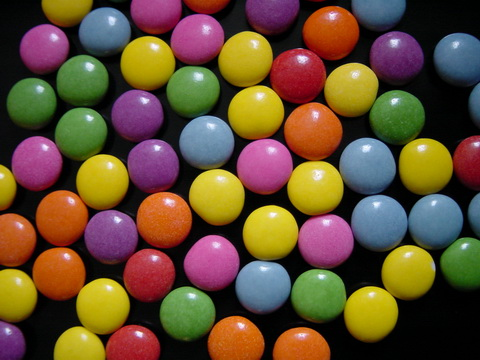
#> input picture PARCIAL 2/colors.jpg, 480 x 360 px
$ jupyter execute Identificacion_y_conteo_por_color.ipynb
#> lines starting #> are read from the running program, lines starting #| are printed output that depends on the picture; after the words box and inside, x2 and y2 are one past the last pixel; in counts of white or black regions, pixels touching at a corner belong together
**UNIVERSIDAD NACIONAL DE COLOMBIA**

*Leonar Santiago Castro Vizcaya*

*Brayan Valencia Quintero*

[cell 1]
import cv2
import numpy as np
import matplotlib.pyplot as plt
from google.colab.patches import cv2_imshow
import argparse

[cell 2]
path_image= 'colors.jpg'

img = cv2.imread(path_image)
#> img is the input picture: shape (360, 480, 3); mean B, G, R 49.7, 76.7, 100.3
img = np.array(img, dtype=np.uint8)
img = cv2.cvtColor(img,  cv2.COLOR_BGR2RGB) #Cambia el orden de los canales
imgHsv = cv2.cvtColor(img,  cv2.COLOR_BGR2HSV)
#> imgHsv: shape (360, 480, 3); mean H, S, V 84.3, 164.3, 111.6

plt.imshow(img)

[cell 3]
class detect_color():

  def __init__(self, path):
#> called with path = '/content/colors.jpg'
    self.img = cv2.imread(path_image)
    self.img = np.array(img, dtype=np.uint8)
    self.img = np.array(self.img, dtype=np.uint8)
    self.img = cv2.cvtColor(self.img,  cv2.COLOR_BGR2RGB) #Cambia el orden de los canales
    self.imgHsv = cv2.cvtColor(self.img,  cv2.COLOR_BGR2HSV)
#> self.imgHsv: shape (360, 480, 3); mean H, S, V 71.9, 164.3, 111.6

  def Corte(self, color):
#> called with color = 1
    if(color == 1):
      verde1 = np.array([40,0,20], np.uint8)
      verde2 = np.array([80,255,255], np.uint8)

      mask1 = cv2.inRange(self.imgHsv, verde1, verde2)
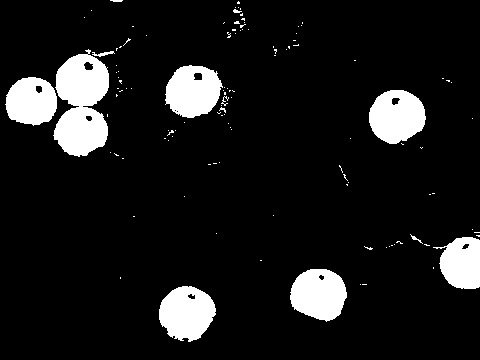
#> mask1: shape (360, 480); 10.2% white; 118 white regions (106 under 20 px), largest, box (x1, y1, x2, y2) and area: (53, 49, 109, 157) 4194, (159, 286, 216, 342) 2328, (369, 90, 426, 144) 2316
      maskverde = cv2.bitwise_and(self.imgHsv, self.imgHsv, mask = mask1)
#> maskverde: shape (360, 480, 3); mean H, S, V 5.2, 15.3, 11.8

      kernel = np.ones((8,8),np.uint8)

      img_hole = mask1 - np.random.randint(2,size=(mask1.shape[0],mask1.shape[1]),dtype=np.uint8)*255
      img_hole_removed = cv2.erode(cv2.dilate(img_hole,kernel),kernel)
#> img_hole_removed: shape (360, 480); values 1 (black) and 255 (white), 10.5% white; 59 white regions (50 under 20 px), largest, box (x1, y1, x2, y2) and area: (6, 51, 116, 158) 6494, (166, 66, 234, 119) 2552, (370, 91, 427, 146) 2332

      img_noise = img_hole_removed + np.random.randint(2,size=(img_hole_removed.shape[0],img_hole_removed.shape[1]),dtype=np.uint8)*255
      kernel = np.ones((5,5),np.uint8)
      mask2 = cv2.dilate(cv2.erode(img_noise,kernel),kernel)
      maskverde = cv2.bitwise_and(self.imgHsv, self.imgHsv, mask = mask2)
#> maskverde: shape (360, 480, 3); mean H, S, V 5.5, 15.8, 12
      SoloVerde = cv2.cvtColor(maskverde,  cv2.COLOR_HSV2RGB)
      img_color_detected = SoloVerde
      self.verde = SoloVerde

    if(color == 2):
      verde1 = np.array([25,0,20], np.uint8)
      verde2 = np.array([35,255,255], np.uint8)

      mask1 = cv2.inRange(self.imgHsv, verde1, verde2)
      maskverde = cv2.bitwise_and(self.imgHsv, self.imgHsv, mask = mask1)

      kernel = np.ones((7,7),np.uint8)

      img_hole = mask1 - np.random.randint(2,size=(mask1.shape[0],mask1.shape[1]),dtype=np.uint8)*255
      img_hole_removed = cv2.erode(cv2.dilate(img_hole,kernel),kernel)

      img_noise = img_hole_removed + np.random.randint(2,size=(img_hole_removed.shape[0],img_hole_removed.shape[1]),dtype=np.uint8)*255
      kernel = np.ones((5,5),np.uint8)
      mask2 = cv2.dilate(cv2.erode(img_noise,kernel),kernel)
      maskverde = cv2.bitwise_and(self.imgHsv, self.imgHsv, mask = mask2)
      SoloVerde = cv2.cvtColor(maskverde,  cv2.COLOR_HSV2RGB)
      img_color_detected = SoloVerde
      self.amarilla = SoloVerde


    if(color == 3):

      verde1 = np.array([145,100,41], np.uint8)
      verde2 = np.array([170,255,255], np.uint8)

      mask11 = cv2.inRange(imgHsv, verde1, verde2)
      maskverde = cv2.bitwise_and(imgHsv, imgHsv, mask = mask11)


      img_noise = mask11 + np.random.randint(2,size=(mask11.shape[0],mask11.shape[1]),dtype=np.uint8)*255

      kernel = np.ones((15,15),np.uint8)

      img_noise_removed = cv2.dilate(cv2.erode(img_noise,kernel),kernel)


      img_hole = img_noise_removed - np.random.randint(2,size=(img_noise_removed.shape[0],img_noise_removed.shape[1]),dtype=np.uint8)*255


      img_hole_removed = cv2.erode(cv2.dilate(img_hole,kernel),kernel)

      img_noise = img_hole_removed + np.random.randint(2,size=(img_hole_removed.shape[0],img_hole_removed.shape[1]),dtype=np.uint8)*255
      kernel = np.ones((5,5),np.uint8)
      mask2 = cv2.dilate(cv2.erode(img_noise,kernel),kernel)
      maskverde = cv2.bitwise_and(self.imgHsv, self.imgHsv, mask = mask2)
      SoloVerde = cv2.cvtColor(maskverde,  cv2.COLOR_HSV2RGB)
      img_color_detected = SoloVerde
      self.morado = SoloVerde
    return img_color_detected

  def Canvas(self):
    imagen = self.img
    verde = self.Corte(1)
    ama = self.Corte(2)
#> in Corte (call 2), `mask1 = cv2.inRange(self.imgHsv, verde1, verde2)`: mask1: shape (360, 480); 17.3% white; 83 white regions (66 under 20 px), largest, box (x1, y1, x2, y2) and area: (342, 240, 436, 339) 4510, (53, 278, 130, 360) 3578, (399, 133, 453, 195) 2305
#> in Corte (call 2), `maskverde = cv2.bitwise_and(self.imgHsv, self.imgHsv, mask = mask1)`: maskverde: shape (360, 480, 3); mean H, S, V 4.6, 38.7, 31.1
#> in Corte (call 2), `img_hole_removed = cv2.erode(cv2.dilate(img_hole,kernel),kernel)`: img_hole_removed: shape (360, 480); values 1 (black) and 255 (white), 17.7% white; 44 white regions (29 under 20 px), largest, box (x1, y1, x2, y2) and area: (342, 240, 436, 338) 4634, (217, 26, 284, 132) 4268, (53, 278, 130, 360) 3597
#> in Corte (call 2), `maskverde = cv2.bitwise_and(self.imgHsv, self.imgHsv, mask = mask2)`: maskverde: shape (360, 480, 3); mean H, S, V 4.8, 39.5, 32
    mor = self.Corte(3)
#> call 3 of Corte, with color = 3
#> in Corte (call 3), `mask11 = cv2.inRange(imgHsv, verde1, verde2)`: mask11: shape (360, 480); 5.4% white; 58 white regions (48 under 20 px), largest, box (x1, y1, x2, y2) and area: (111, 89, 164, 136) 1826, (84, 210, 138, 259) 1750, (127, 138, 179, 186) 1740
#> in Corte (call 3), `maskverde = cv2.bitwise_and(imgHsv, imgHsv, mask = mask11)`: maskverde: shape (360, 480, 3); mean H, S, V 8.2, 7.8, 6.3
#> in Corte (call 3), `img_noise = mask11 + np.random.randint(2,size=(mask11.shape[0],mask11...`:
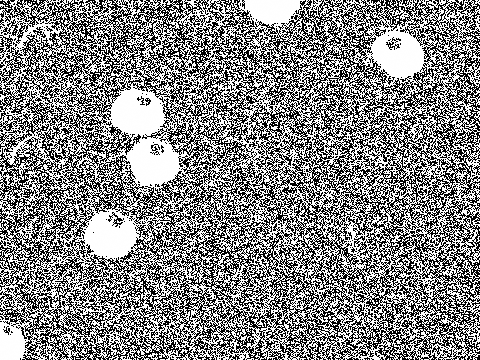
#> img_noise: shape (360, 480); min 0, max 255, mean 134.6
#> in Corte (call 3), `img_noise_removed = cv2.dilate(cv2.erode(img_noise,kernel),kernel)`: img_noise_removed: shape (360, 480); values 0 (black) and 254 (white), 4.3% white; 6 white regions, box (x1, y1, x2, y2) and area: (112, 91, 163, 134) 1656, (130, 144, 178, 184) 1491, (90, 221, 136, 257) 1364, (381, 38, 423, 77) 1264, (245, 0, 300, 23) 1049, (0, 333, 24, 360) 604
#> in Corte (call 3), `maskverde = cv2.bitwise_and(self.imgHsv, self.imgHsv, mask = mask2)`: maskverde: shape (360, 480, 3); mean H, S, V 6.7, 6.6, 5.1
#> in Corte (call 3), `SoloVerde = cv2.cvtColor(maskverde,  cv2.COLOR_HSV2RGB)`:
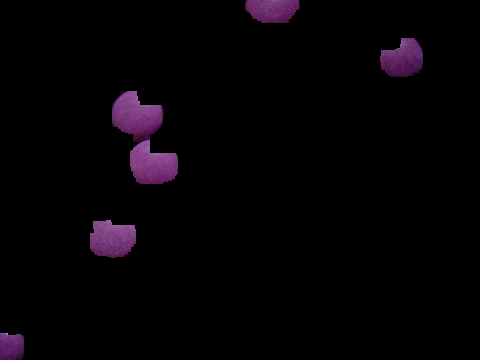
#> SoloVerde: shape (360, 480, 3); mean R, G, B 4.9, 2.2, 5
    fig = plt.figure(1)

    fig.set_figheight(70)
    fig.set_figwidth(70)

    ax1 = plt.subplot2grid(shape=(10,10), loc=(0,0))
    ax2 = plt.subplot2grid(shape=(10,10), loc=(0,1))
    ax3 = plt.subplot2grid(shape=(10,10), loc=(0,2))
    ax4 = plt.subplot2grid(shape=(10,10), loc=(0,3))

    f = img.shape
#> f = (360, 480, 3)

    ax1.imshow(img)
    ax1.axis('off')
    ax1.set_title('RGB')

    ax2.imshow(verde)
    ax2.axis('off')
    ax2.set_title('Green')
    ax3.imshow(ama)
    ax3.axis('off')
    ax3.set_title('Yellow')
    ax4.imshow(mor)
    ax4.axis('off')
    ax4.set_title('Violet')


  def Conteo_proceso(self, pcolor):
    if(pcolor == 1):
      #Deteccion de color
      verde_deteccion = self.Corte(1)
      verde_conteo = verde_deteccion

      #Transformacion del espacio de color bgr a gray y extraccion de bordes
      grises_verdes = cv2.cvtColor(verde_deteccion, cv2.COLOR_BGR2GRAY)
      bordes_verdes =  cv2.Canny(grises_verdes, 10, 631)

      ctns, _ = cv2.findContours(bordes_verdes, cv2.RETR_EXTERNAL,cv2.CHAIN_APPROX_SIMPLE)
      #cv2.drawContours(verde, ctns, -1, (0,0,255), 2)
      color = (200,0,0)
      #print('Número de contornos encontrados: ', len(ctns))
      texto = 'Caramelos verdes encontrados: '+ str(len(ctns))
      cv2.putText(verde_conteo, texto, (10,20), cv2.FONT_ITALIC, 0.7,
        color, 2, cv2.LINE_AA)

    if pcolor == 2:
      #Deteccion de color
      verde_deteccion = self.Corte(2)
      verde_conteo = verde_deteccion

      #Transformacion del espacio de color bgr a gray y extraccion de bordes
      grises_verdes = cv2.cvtColor(verde_deteccion, cv2.COLOR_BGR2GRAY)
      bordes_verdes =  cv2.Canny(grises_verdes, 10, 420)

      ctns, _ = cv2.findContours(bordes_verdes, cv2.RETR_EXTERNAL,cv2.CHAIN_APPROX_SIMPLE)
      #cv2.drawContours(verde, ctns, -1, (0,0,255), 2)
      color = (200,0,0)
      #print('Número de contornos encontrados: ', len(ctns))
      texto = 'Caramelos Amarillos encontrados: '+ str(len(ctns))
      cv2.putText(verde_conteo, texto, (10,20), cv2.FONT_ITALIC, 0.7,
        color, 2, cv2.LINE_AA)

    if pcolor == 3:
      #Deteccion de color
      verde_deteccion = self.Corte(3)
      verde_conteo = verde_deteccion

      #Transformacion del espacio de color bgr a gray y extraccion de bordes
      grises_verdes = cv2.cvtColor(verde_deteccion, cv2.COLOR_BGR2GRAY)
      bordes_verdes =  cv2.Canny(grises_verdes, 0, 150)

      ctns, _ = cv2.findContours(bordes_verdes, cv2.RETR_EXTERNAL,cv2.CHAIN_APPROX_SIMPLE)
      #cv2.drawContours(verde, ctns, -1, (0,0,255), 2)
      color = (200,0,0)
      #print('Número de contornos encontrados: ', len(ctns))
      texto = 'Caramelos Violetas encontrados: '+ str(len(ctns))
      cv2.putText(verde_conteo, texto, (10,20), cv2.FONT_ITALIC, 0.7,
        color, 2, cv2.LINE_AA)

    fig = plt.figure(1)
    fig.set_figheight(70)
    fig.set_figwidth(70)

    ax1 = plt.subplot2grid(shape=(10,10), loc=(0,0))
    ax2 = plt.subplot2grid(shape=(10,10), loc=(0,1))
    ax3 = plt.subplot2grid(shape=(10,10), loc=(0,2))
    ax4 = plt.subplot2grid(shape=(10,10), loc=(0,3))

    f = img.shape

    ax1.imshow(self.Corte(pcolor))
    ax1.axis('off')
    ax1.set_title('Deteccion de color')

    ax2.imshow(grises_verdes, cmap='gray')
    ax2.axis('off')
    ax2.set_title('Transformacion a espacio de grises')
    ax3.imshow(bordes_verdes, cmap='gray')
    ax3.axis('off')
    ax3.set_title('Extraccion de bordes')
    ax4.imshow(verde_conteo, cmap='gray')
    ax4.axis('off')
    ax4.set_title('Conteo')

  def Conteo_total(self):
     #Deteccion de color VERDE ###############################################
      verde_deteccion = self.Corte(1)
#> in Corte (call 4), `img_hole_removed = cv2.erode(cv2.dilate(img_hole,kernel),kernel)`: img_hole_removed: shape (360, 480); values 1 (black) and 255 (white), 10.5% white; 64 white regions (54 under 20 px), largest, box (x1, y1, x2, y2) and area: (6, 51, 116, 158) 6440, (166, 66, 236, 124) 2588, (370, 91, 427, 146) 2324
#> in Corte (call 4), `maskverde = cv2.bitwise_and(self.imgHsv, self.imgHsv, mask = mask2)`: maskverde: shape (360, 480, 3); mean H, S, V 5.5, 15.7, 12
      verde_conteo = verde_deteccion

      #Transformacion del espacio de color bgr a gray y extraccion de bordes
      grises_verdes = cv2.cvtColor(verde_deteccion, cv2.COLOR_BGR2GRAY)
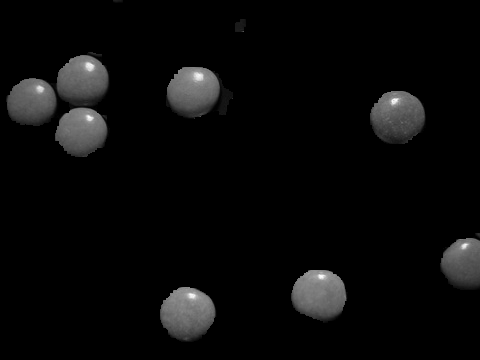
#> grises_verdes: shape (360, 480); min 0, max 254, mean 9.5
      bordes_verdes =  cv2.Canny(grises_verdes, 10, 631)
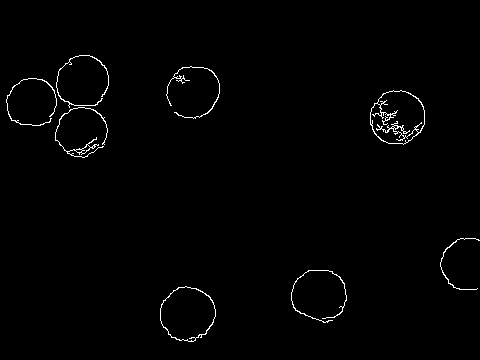
#> bordes_verdes: shape (360, 480); 1.1% white in thin lines or dots, all inside (x1, y1, x2, y2) = (6, 55, 480, 342)

      ctns, _ = cv2.findContours(bordes_verdes, cv2.RETR_EXTERNAL,cv2.CHAIN_APPROX_SIMPLE)
#> ctns = 8 contours; box (x1, y1, x2, y2) and area: (160, 286, 216, 342) 2284, (370, 90, 425, 145) 2280, (55, 107, 108, 158) 102, (56, 55, 109, 108) 34, (166, 66, 220, 119) 32, (291, 270, 347, 323) 32, (6, 78, 57, 126) 30, (440, 238, 480, 290) 24
      #cv2.drawContours(verde, ctns, -1, (0,0,255), 2)
      color = (200,0,0)
      #print('Número de contornos encontrados: ', len(ctns))
      texto = 'Caramelos verdes encontrados: '+ str(len(ctns))
#> texto = 'Caramelos verdes encontrados: 8'
      cv2.putText(verde_conteo, texto, (10,20), cv2.FONT_ITALIC, 0.7,
        color, 2, cv2.LINE_AA)
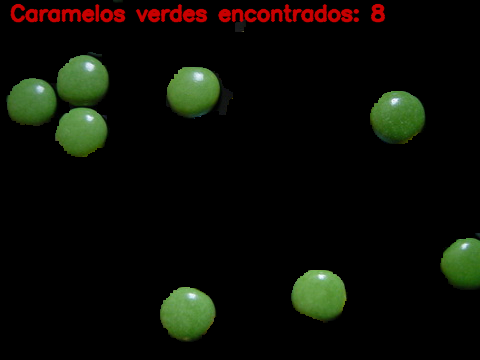
#> verde_conteo: shape (360, 480, 3); mean R, G, B 10.9, 12, 5.4

      #Deteccion de color AMARILLO#############################################
      amarillo_deteccion = self.Corte(2)
#> in Corte (call 5), `img_hole = mask1 - np.random.randint(2,size=(mask1.shape[0],mask1.shap..`:
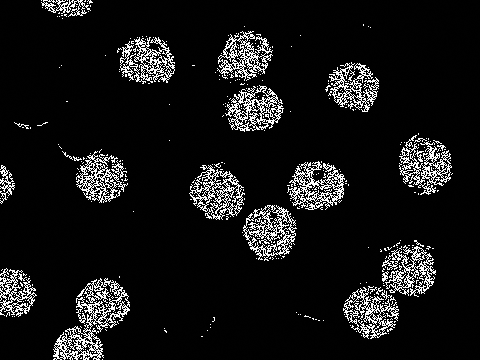
#> img_hole: shape (360, 480); min 0, max 255, mean 22.4
#> in Corte (call 5), `img_hole_removed = cv2.erode(cv2.dilate(img_hole,kernel),kernel)`:
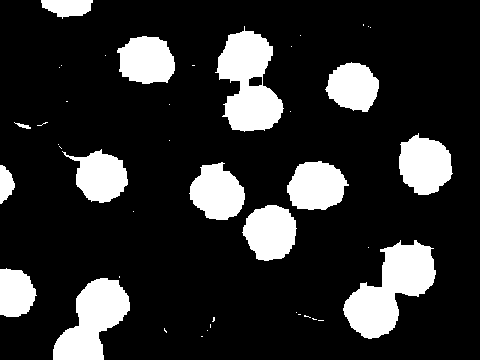
#> img_hole_removed: shape (360, 480); values 1 (black) and 255 (white), 17.8% white; 43 white regions (29 under 20 px), largest, box (x1, y1, x2, y2) and area: (343, 240, 436, 339) 4663, (215, 26, 284, 132) 4328, (53, 278, 130, 360) 3609
#> in Corte (call 5), `maskverde = cv2.bitwise_and(self.imgHsv, self.imgHsv, mask = mask2)`: maskverde: shape (360, 480, 3); mean H, S, V 4.8, 39.6, 32.1
      amarillo_conteo = amarillo_deteccion

      #Transformacion del espacio de color bgr a gray y extraccion de bordes
      grises_amarillo = cv2.cvtColor(amarillo_deteccion, cv2.COLOR_BGR2GRAY)
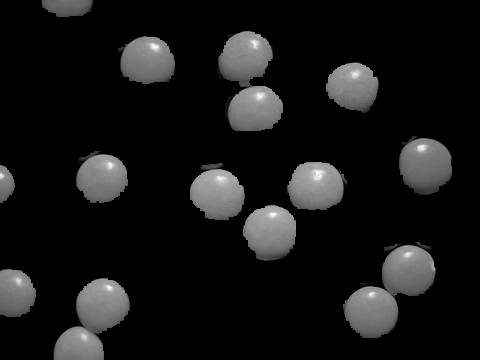
#> grises_amarillo: shape (360, 480); min 0, max 253, mean 22
      bordes_amarillo =  cv2.Canny(grises_amarillo, 10, 420)
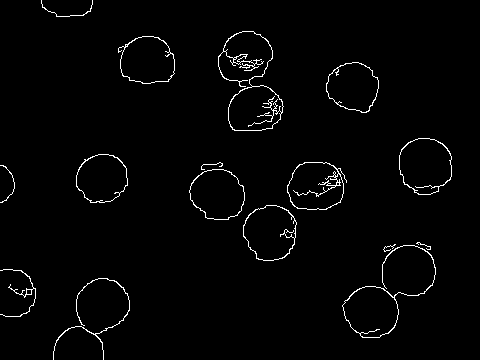
#> bordes_amarillo: shape (360, 480); 1.9% white in thin lines or dots

      ctns2, _ = cv2.findContours(bordes_amarillo, cv2.RETR_EXTERNAL,cv2.CHAIN_APPROX_SIMPLE)
#> ctns2 = 16 contours, 5 with area under 20; largest, box (x1, y1, x2, y2) and area: (399, 138, 452, 195) 2340, (243, 205, 297, 261) 2276, (342, 245, 436, 338) 2207, (287, 162, 347, 210) 2189, (189, 169, 245, 220) 2125
      #cv2.drawContours(verde, ctns, -1, (0,0,255), 2)
      color = (200,0,0)
      #print('Número de contornos encontrados: ', len(ctns))
      texto = 'Caramelos Amarillos encontrados: '+ str(len(ctns2))
#> texto = 'Caramelos Amarillos encontrados: 16'
      cv2.putText(amarillo_conteo, texto, (10,20), cv2.FONT_ITALIC, 0.7,
        color, 2, cv2.LINE_AA)

      #Deteccion de color VIOLETA###############################################
      violeta_deteccion = self.Corte(3)
      violeta_conteo = violeta_deteccion

      #Transformacion del espacio de color bgr a gray y extraccion de bordes
      grises_violeta = cv2.cvtColor(violeta_deteccion, cv2.COLOR_BGR2GRAY)
      bordes_violeta =  cv2.Canny(grises_violeta, 0, 150)

      ctns3, _ = cv2.findContours(bordes_violeta, cv2.RETR_EXTERNAL,cv2.CHAIN_APPROX_SIMPLE)
#> ctns3 = 6 contours, 1 with area under 20; largest, box (x1, y1, x2, y2) and area: (128, 139, 179, 185) 1574, (89, 219, 136, 257) 1404, (380, 37, 424, 77) 1240, (111, 92, 163, 143) 467, (246, 0, 299, 25) 25
      #cv2.drawContours(verde, ctns, -1, (0,0,255), 2)
      color = (200,0,0)
      #print('Número de contornos encontrados: ', len(ctns))
      texto = 'Caramelos Violetas encontrados: '+ str(len(ctns3))
#> texto = 'Caramelos Violetas encontrados: 6'
      cv2.putText(violeta_conteo, texto, (10,20), cv2.FONT_ITALIC, 0.7,
        color, 2, cv2.LINE_AA)

      fig = plt.figure(1)
      fig.set_figheight(70)
      fig.set_figwidth(70)

      ax1 = plt.subplot2grid(shape=(10,10), loc=(0,0))
      ax2 = plt.subplot2grid(shape=(10,10), loc=(0,1))
      ax3 = plt.subplot2grid(shape=(10,10), loc=(0,2))
      ax4 = plt.subplot2grid(shape=(10,10), loc=(0,3))

      f = img.shape
#> f = (360, 480, 3)

      ax1.imshow(cv2.cvtColor(self.img,  cv2.COLOR_RGB2BGR))
      ax1.axis('off')
      ax1.set_title('Imagen Original')

      ax2.imshow(verde_conteo, cmap='gray')
      ax2.axis('off')
      ax2.set_title('Verdes')
      ax3.imshow(amarillo_conteo, cmap='gray')
      ax3.axis('off')
      ax3.set_title('Amarillas')
      ax4.imshow(violeta_conteo, cmap='gray')
      ax4.axis('off')
      ax4.set_title('Violetas')

#Deteccion de cada color

[cell 4]
Color = detect_color('/content/colors.jpg')
completo = Color.Canvas()
completo

#Conteo total de colores

[cell 5]
Color.Conteo_total()

#Proceso para contar cada color

[cell 6]
Color.Conteo_proceso(1)
#> in Conteo_proceso, `ctns, _ = cv2.findContours(bordes_verdes, cv2.RETR_EXTERNAL,cv2.CHAIN_..`: ctns = 8 contours; box (x1, y1, x2, y2) and area: (370, 90, 425, 145) 2289, (160, 286, 216, 342) 2271, (167, 66, 220, 118) 2121, (56, 54, 109, 108) 34, (55, 107, 108, 158) 30, (291, 270, 347, 321) 30, (7, 78, 57, 126) 28, (440, 237, 480, 290) 24
#> in Conteo_proceso, `texto = 'Caramelos verdes encontrados: '+ str(len(ctns))`: texto = 'Caramelos verdes encontrados: 8'

[cell 7]
Color.Conteo_proceso(2)
#> in Conteo_proceso (call 2), `ctns, _ = cv2.findContours(bordes_verdes, cv2.RETR_EXTERNAL,cv2.CHAIN_..`: ctns = 17 contours, 5 with area under 20; largest, box (x1, y1, x2, y2) and area: (218, 27, 284, 131) 4064, (399, 138, 452, 195) 2344, (243, 205, 297, 262) 2292, (287, 161, 347, 210) 2203, (342, 286, 399, 338) 2167

[cell 8]
Color.Conteo_proceso(3)
#> in Conteo_proceso (call 3), `ctns, _ = cv2.findContours(bordes_verdes, cv2.RETR_EXTERNAL,cv2.CHAIN_..`: ctns = 6 contours, 1 with area under 20; largest, box (x1, y1, x2, y2) and area: (130, 139, 179, 185) 1594, (88, 219, 136, 256) 1398, (111, 92, 163, 143) 464, (377, 38, 424, 77) 58, (246, 0, 299, 23) 32
